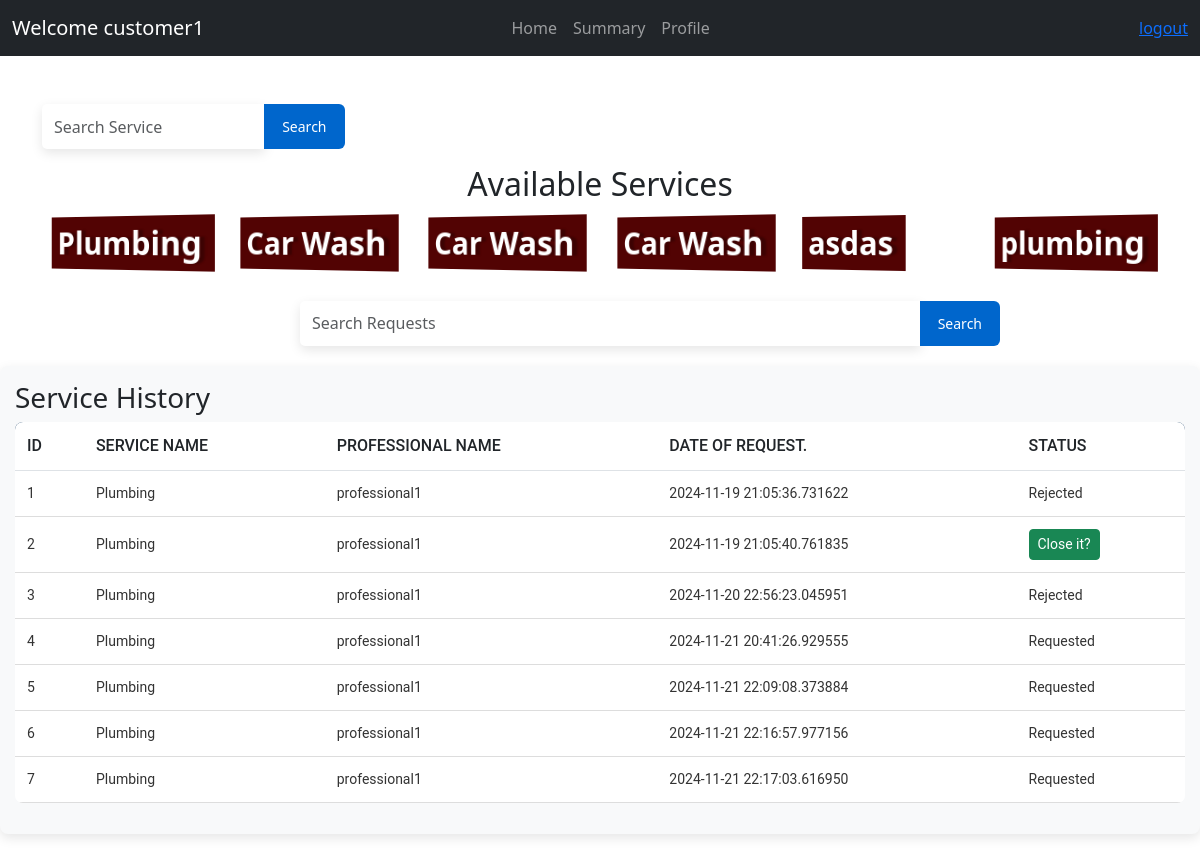
The page /user/2 on the database as committed earlier.
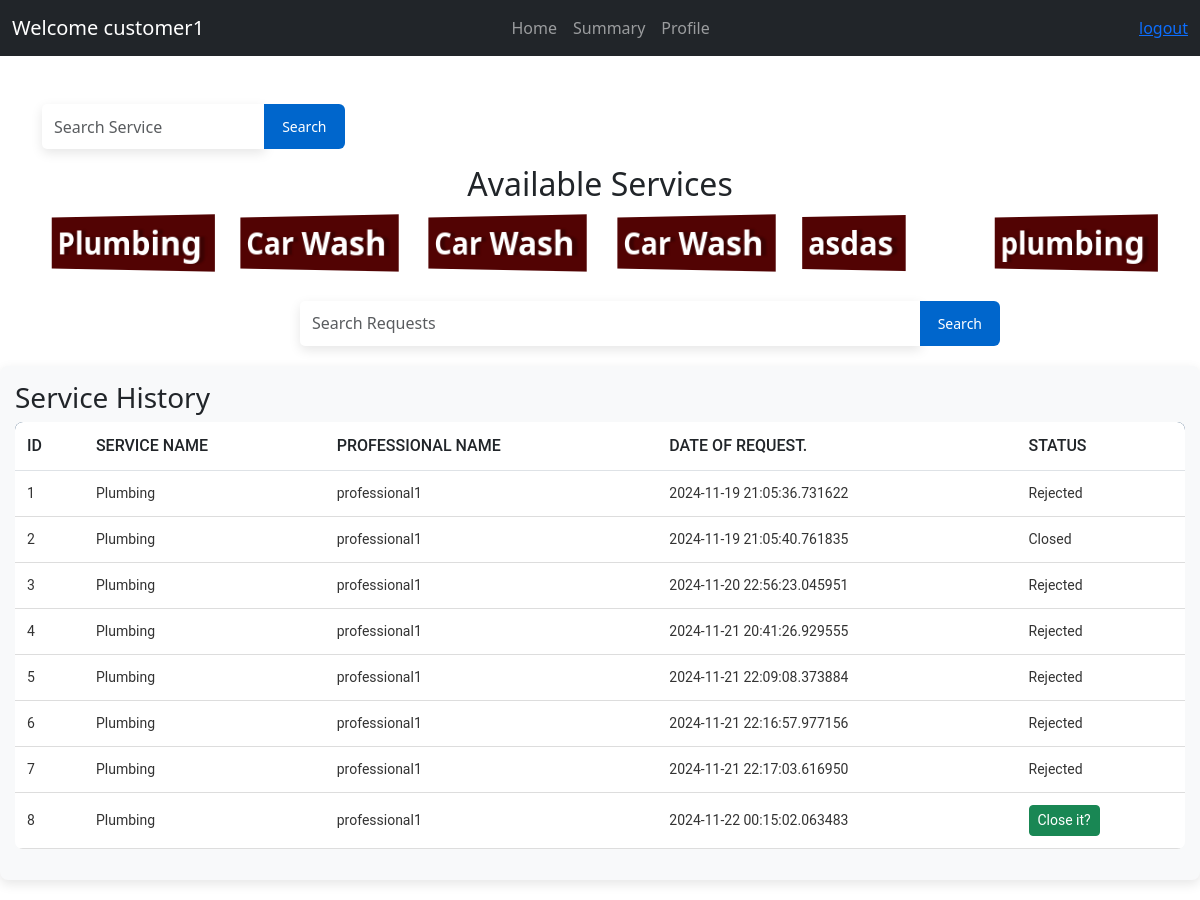
The same page on the database as committed later.
### application/models.py (models this page shows)
class Customer(db.Model):
    id=db.Column(db.Integer, primary_key=True)
    user_id = db.Column(db.Integer, db.ForeignKey('user.id'), nullable = False)
    user = db.relationship('User', back_populates='customer')
    fullname= db.Column(db.String(80))
    address= db.Column(db.String(200))
    pincode=db.Column(db.Integer)

class ServiceRequest(db.Model):
    id = db.Column(db.Integer, primary_key=True)
    customer_name = db.Column(db.String(150))
    professional_name = db.Column(db.String(150))
    service_name = db.Column(db.String(150))
    service_id = db.Column(db.Integer, db.ForeignKey('service.id'), nullable=False)
    customer_id = db.Column(db.Integer, db.ForeignKey('user.id'), nullable=False)
    professional_id = db.Column(db.Integer, db.ForeignKey('professional.id'))
    date_of_request = db.Column(db.DateTime)
    date_of_completion = db.Column(db.DateTime)
    status = db.Column(db.String(25), default="requested")
    remarks = db.Column(db.String(250))

### application/controllers.py (the view)
@app.route('/user/<int:id>', methods=['GET','POST'])
def customer(id):
   user=Customer.query.filter_by(user_id=id).first()
   services=Service.query.all()
   service_request=ServiceRequest.query.filter_by(customer_id=id)
   return render_template('c_dash.html',user=user, services=services, service_request=service_request)

### templates/c_dash.html (shortened to what this page needs)
<!DOCTYPE html>
<html lang="en">
<head>
    <link href="https://cdn.jsdelivr.net/npm/bootstrap@5.3.0-alpha1/dist/css/bootstrap.min.css" rel="stylesheet">
    <link rel="stylesheet" href="/static/customer_dash.css">
</head>
<body>
    <nav class="navbar navbar-expand-lg navbar-dark bg-dark">
        <div class="container-fluid">
            <a class="navbar-brand" href="#">Welcome {{user.fullname}}</a>
            <div class="collapse navbar-collapse" id="navbarNav" >
                <ul class="navbar-nav ms-auto" style="display: flex; justify-content: center; width: 100%; padding-right: 15%;" >
                    <li class="nav-item"><a class="nav-link" href="/user/{{user.user_id}}">Home</a></li>
                    <li class="nav-item"><a class="nav-link" href="/summary/{{user.user_id}}">Summary</a></li>
                    <li class="nav-item"><a class="nav-link" href="/profile/{{user.user_id}}">Profile</a></li>
                </ul>
            </div>
            <div class="nav-link" style="display: flex;">
                <a href="/logout">logout</a>
            </div>
        </div>
    </nav>
    <div class="container mt-5">
        <div>
            <form action="/search_service/{{user.user_id}}" style="display: flex; justify-content: center;">
                <div class="input-group mb-3" >
                    <input style="max-width:20%; " name="result" type="text" class="form-control" placeholder="Search Service" aria-label="Recipient's username" aria-describedby="button-addon2">
                    <button class="btn btn-outline-secondary" type="submit" id="button-addon2">Search</button>
                </div>
             </form>
        </div>
        <h2 style="padding-bottom: 5px;display: flex ; justify-content: center;">Available Services</h2>
        <div class="row g-3">
            {% for service in services %}
            <div class="col-md-2">
                <a href="/service/{{service.id}}/{{user.user_id}}" >
                    <button class="button-92" role="button">{{service.name}} </button></a>
            </div>
            {% endfor %}
        </div>
    </div>
     <form action="/search_req/{{user.user_id}}">
        <div class="input-group mb-3" style="padding-left: 300px; padding-right: 200px; padding-top: 30px;">
            <input name="result" type="text" class="form-control" placeholder="Search Requests" aria-label="Recipient's username" aria-describedby="button-addon2">
            <button class="btn btn-outline-secondary" type="submit" id="button-addon2">Search</button>
        </div>
     </form>
    <div class="tableMain">
        <h3>Service History</h3>
        <table class="table">
            <thead>
                <tr>
                    <th>ID</th>
                    <th>Service Name</th>
                    <th>Professional Name</th>
                    <th>Date of Request.</th>
                    <th>Status</th>
                </tr>
            </thead>
            <tbody>
                {% for service in service_request %}
                <tr>
                    <td>{{ service.id }}</td>
                    <td>{{ service.service_name }}</td>
                    <td>{{ service.professional_name }}</td>
                    <td>{{ service.date_of_request }}</td>
                    <td>
                        {% if service.status == 'closed' %}
                        Closed
                        {% elif service.status == 'rejected' %}
                        Rejected
                        {% elif service.status == 'requested' %}
                         Requested
                        {% else %}
                        <a href="/service_remarks/{{ service.id }}" class="btn btn-sm btn-success">Close it?</a>
                        {% endif %}
                    </td>
                </tr>
                {% endfor %}
            </tbody>
        </table>
    </div>
</body>
</html>

### static/customer_dash.css (style rules this page uses)
.input-group .form-control { border: none; box-shadow: 0 4px 12px rgba(0, 0, 0, 0.1); border-radius: 5px; outline: none; transition: box-shadow 0.3s ease; }
.input-group .btn { border: none; background-color: #0066cc; color: white; padding: 12px 18px; font-size: 14px; cursor: pointer; transition: background-color 0.3s ease; }
.tableMain { width: 100%; overflow-x: auto; margin: 20px 0; padding: 15px; background-color: #f8f9fa; border-radius: 8px; box-shadow: 0 4px 12px rgba(0, 0, 0, 0.1); }
.table { width: 100%; border-collapse: collapse; font-family: 'Roboto', sans-serif; text-align: left; background-color: white; border-radius: 8px; overflow: hidden; }
.table thead { background-color: #012a52; color: white; font-size: 16px; text-transform: uppercase; }
.table thead th { padding: 12px; font-weight: 500; }
.table tbody tr { border-bottom: 1px solid #ddd; transition: background-color 0.2s ease; }
.table tbody td, .table tbody th { padding: 12px; font-size: 14px; color: #333; }
.table tbody td { vertical-align: middle; }
.button-92 { --c: #fff; background: linear-gradient(90deg, #0000 33%, #fff5, #0000 67%) var(--_p,100%)/300% no-repeat, #520303; color: #0000; border: none; transform: perspective(500px) rotateY(calc(20deg*var(--_i,-1))); text-shadow: calc(var(--_i,-1)* 0.08em) -.01em 0 var(--c), calc(var(--_i,-1)*-0.08em) .01em 2px #0004; outline-offset: .1em; transition: 0.3s; }
.button-92 { font-weight: bold; font-size: 2rem; margin: 0; cursor: pointer; padding: .1em .3em; }

Rows that differ between the two databases and show on the page:
changed ServiceRequest id 2: status "Close it?" → "Closed"
changed ServiceRequest id 4: status "Requested" → "Rejected"
changed ServiceRequest id 5: status "Requested" → "Rejected"
changed ServiceRequest id 6: status "Requested" → "Rejected"
changed ServiceRequest id 7: status "Requested" → "Rejected"
added ServiceRequest: id "8", service_name "Plumbing", professional_name "professional1", date_of_request "2024-11-22 00:15:02.063483"
